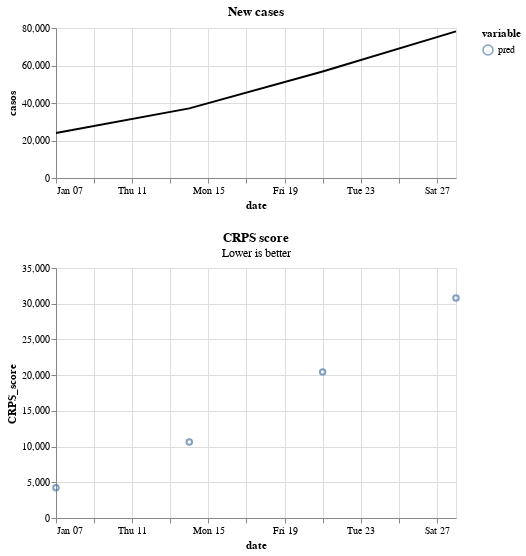

This figure's notebook cell:
### Code cell
score.plot_crps()

### Figure 1 — Vega-Lite specification as saved in the notebook (floating-point values rounded to 4 significant figures)
{"config": {"view": {"continuousWidth": 300, "continuousHeight": 300}}, "vconcat": [{"data": {"name": "data-77944dea7550f060144955d7f27c1d55"}, "mark": {"type": "line"}, "encoding": {"color": {"value": "black"}, "x": {"field": "date", "type": "temporal"}, "y": {"field": "casos", "type": "quantitative"}}, "height": 150, "title": "New cases", "width": 400}, {"layer": [{"mark": {"type": "point", "filled": false}, "encoding": {"color": {"field": "variable", "legend": {"legendX": 100}, "type": "nominal"}, "x": {"field": "date", "type": "temporal"}, "y": {"field": "CRPS_score", "type": "quantitative"}}}, {"mark": {"type": "point"}, "encoding": {"color": {"field": "variable", "legend": {"legendX": 100}, "type": "nominal"}, "opacity": {"condition": {"param": "param_2", "value": 1, "empty": false}, "value": 0}, "x": {"field": "date", "type": "temporal"}, "y": {"field": "CRPS_score", "type": "quantitative"}}}, {"mark": {"type": "rule", "color": "gray"}, "encoding": {"opacity": {"condition": {"param": "param_2", "value": 0.3, "empty": false}, "value": 0}, "tooltip": [{"field": "date", "title": "Date", "type": "temporal"}, {"field": "pred", "format": ".2f", "type": "quantitative"}], "x": {"field": "date", "type": "temporal"}}, "name": "view_2", "transform": [{"pivot": "variable", "value": "CRPS_score", "groupby": ["date"]}]}], "data": {"name": "data-5ee9eb7f19ed9d265040f6f34b65f704"}, "height": 250, "title": {"text": "CRPS score", "subtitle": "Lower is better"}, "width": 400}], "params": [{"name": "param_2", "select": {"type": "point", "fields": ["date"], "nearest": true, "on": "pointerover"}, "views": ["view_2"]}], "$schema": "https://vega.github.io/schema/vega-lite/v5.20.1.json", "datasets": {"data-77944dea7550f060144955d7f27c1d55": [{"date": "2024-01-07T00:00:00", "casos": 24030.0, "legend": "Data"}, {"date": "2024-01-14T00:00:00", "casos": 37130.0, "legend": "Data"}, {"date": "2024-01-21T00:00:00", "casos": 56830.0, "legend": "Data"}, {"date": "2024-01-28T00:00:00", "casos": 78220.0, "legend": "Data"}], "data-5ee9eb7f19ed9d265040f6f34b65f704": [{"date": "2024-01-07T00:00:00", "variable": "pred", "CRPS_score": 4232.0}, {"date": "2024-01-14T00:00:00", "variable": "pred", "CRPS_score": 10630.0}, {"date": "2024-01-21T00:00:00", "variable": "pred", "CRPS_score": 20460.0}, {"date": "2024-01-28T00:00:00", "variable": "pred", "CRPS_score": 30810.0}]}}
